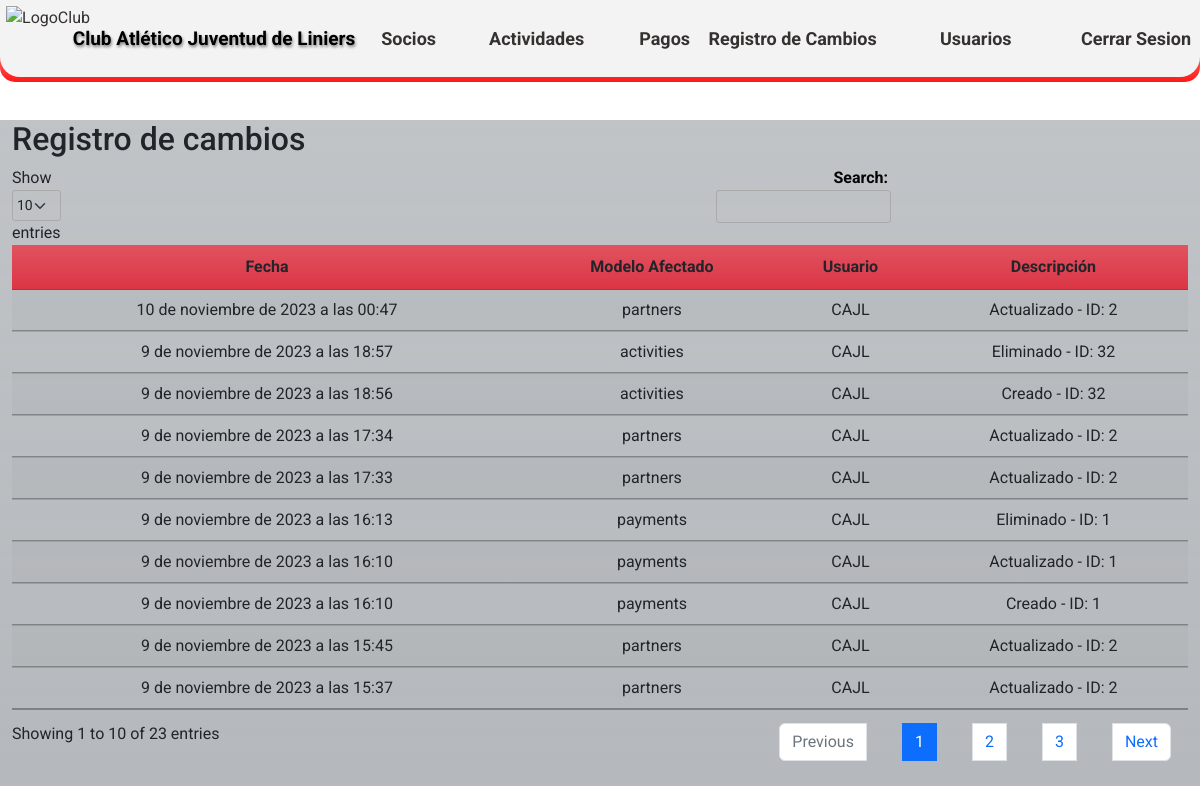
Page /change-log/ (signed in) on the earlier database version.
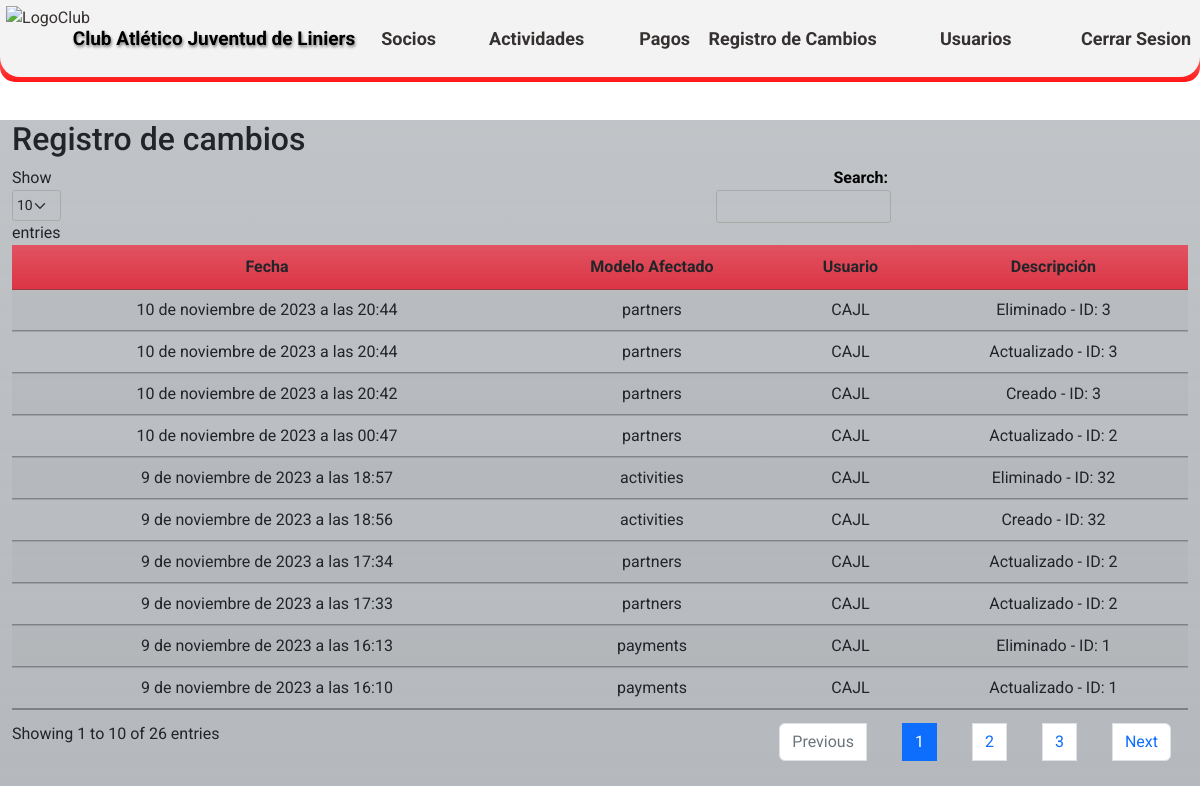
Same page on the later database version.
### CAJL/aplications/changelog/models.py (models this page shows)
class ChangeLog(models.Model):
    date = models.DateTimeField(auto_now_add=True)
    model_name = models.CharField(max_length=100)
    user = models.ForeignKey(User, on_delete=models.CASCADE)  # Asócialo a tu modelo de usuario si lo tienes
    description = models.TextField()
    class Meta:
        verbose_name = 'Registro de Cambio'
        verbose_name_plural = 'Registros de Cambios'
        ordering = ['-date']

### CAJL/aplications/changelog/views.py (the view)
# urls.py: path('change-log/', change_log_view, name='change_log_view'),
@login_required
def change_log_view(request):
    change_logs = ChangeLog.objects.all()
    return render(request, 'changelog/change_log.html', {'change_logs': change_logs})

### templates/changelog/change_log.html (shortened to what this page needs)
{% extends 'loginregister/base.html' %}
{% load static %}
{% block content %}
<!DOCTYPE html>
<html>
<head>
    <!DOCTYPE html>
<html>
<head>
    <link rel="stylesheet" type="text/css" href={% static 'css/Estilos_DT.css' %} media="screen">
    <link rel="stylesheet" href="https://cdnjs.cloudflare.com/ajax/libs/font-awesome/6.2.0/css/all.min.css"/>
    <link rel="stylesheet" type="text/css" href="https://cdn.datatables.net/1.10.25/css/jquery.dataTables.min.css">
</head>
<body>
    <br>
    <br>
    <br>
    <br>
        <div class="container h-60 my-4">
            <div class="row">
                <div class="col-xl-12 bg-secondary bg-gradient bg-opacity-50">
                    <h2>Registro de cambios</h2>
            <table id="changeLogTable" class="display table table-striped">
                <thead>
                    <tr>
                        <th class="centered bg-danger bg-gradient">Fecha</th>
                        <th class="centered bg-danger bg-gradient">Modelo Afectado</th>
                        <th class="centered bg-danger bg-gradient">Usuario</th>
                        <th class="centered bg-danger bg-gradient">Descripción</th>
                    </tr>
                </thead>
                <tbody>
                            {% for change_log in change_logs %}
                        <tr>
                            <td class="centered">{{ change_log.date }}</td>
                            <td class="centered">{{ change_log.model_name }}</td>
                            <td class="centered">{{ change_log.user }}</td>
                            <td class="centered">{{ change_log.description }}</td>
                        </tr>
                    {% endfor %}
                </tbody>
            </table>
        </div>
    </div>
</div>
</body>
</html>
{% endblock %}

Differences in the rows shown:
no longer on this page (row unchanged): ChangeLog: date "9 de noviembre de 2023 a las 16:10", model_name "payments", user "CAJL", description "Creado - ID: 1"
no longer on this page (row unchanged): ChangeLog: date "9 de noviembre de 2023 a las 15:45", model_name "partners", user "CAJL", description "Actualizado - ID: 2"
no longer on this page (row unchanged): ChangeLog: date "9 de noviembre de 2023 a las 15:37", model_name "partners", user "CAJL", description "Actualizado - ID: 2"
added ChangeLog: date "10 de noviembre de 2023 a las 20:44", model_name "partners", user "CAJL", description "Eliminado - ID: 3"
added ChangeLog: date "10 de noviembre de 2023 a las 20:44", model_name "partners", user "CAJL", description "Actualizado - ID: 3"
added ChangeLog: date "10 de noviembre de 2023 a las 20:42", model_name "partners", user "CAJL", description "Creado - ID: 3"
Other differences:
text written by a page script: "Show entries Search: Showing 1 to 10 of 23 entries Previous 1 2 3 Next" → "Show entries Search: Showing 1 to 10 of 26 entries Previous 1 2 3 Next"
